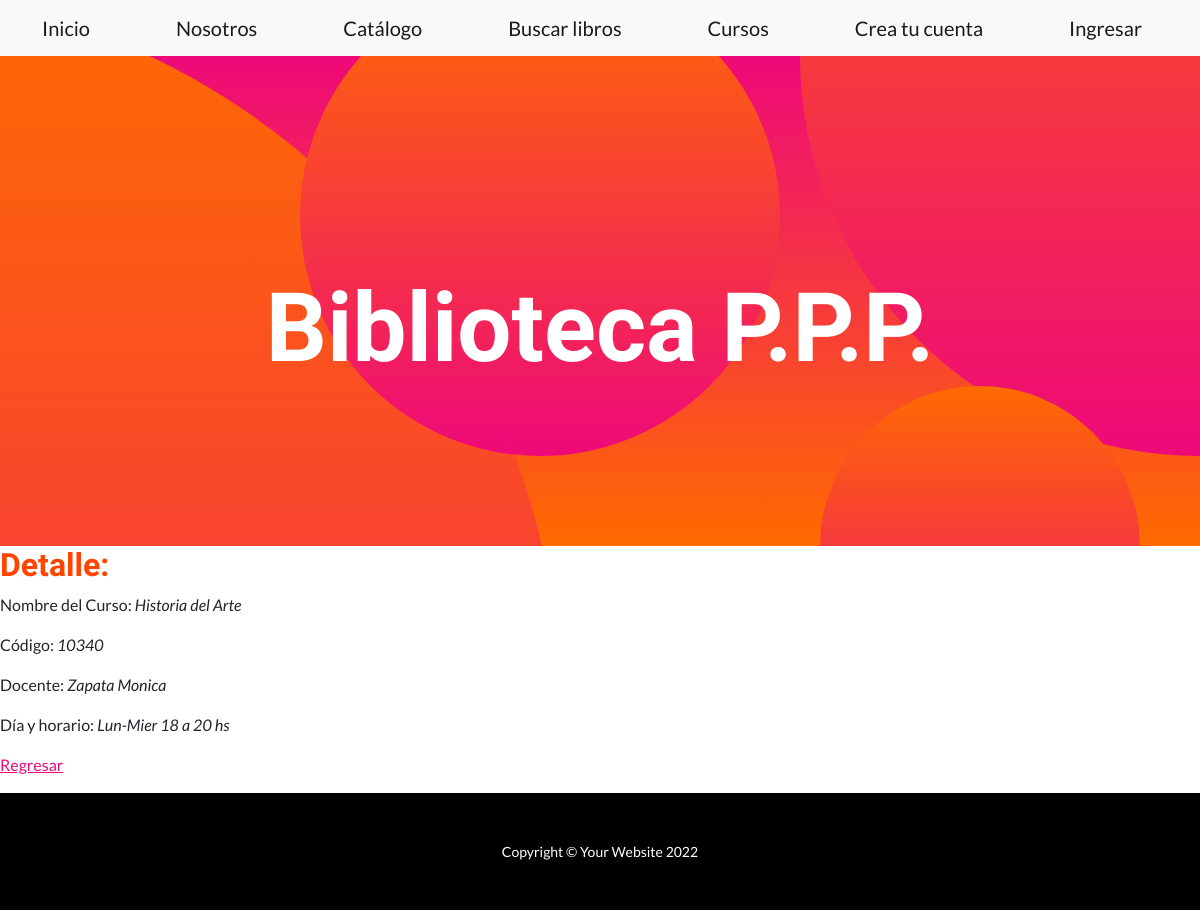
The app's page /detalleCursos/1/, older data.
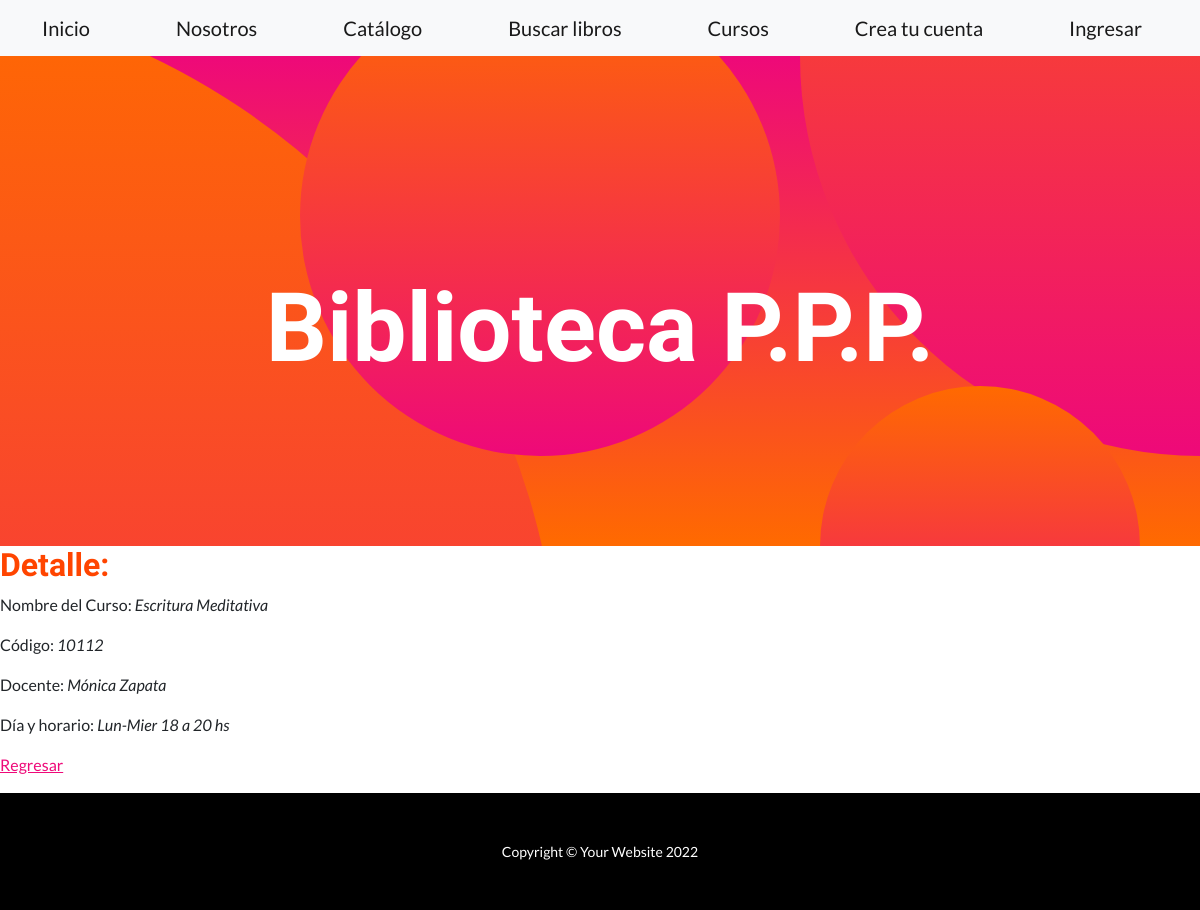
The same page, newer data.
### app_biblioteca/models.py (models this page shows, shortened)
class Curso(models.Model):
    nombre=models.CharField(max_length=40)
    codigocurso=models.IntegerField()
    docente=models.CharField(max_length=30)
    diahorario=models.CharField(max_length=40)

### app_biblioteca/views.py (the view)
# urls.py: path('detalleCursos/<pk>/', views.CursoDetail.as_view(), name='DetailC'),
class CursoDetail (DetailView):
    model = Curso
    template_name= "curso_detail.html"

### app_biblioteca/templates/curso_detail.html
{% extends "padre.html" %}
{% load static %}
{% block ContenidoQueCambia %}
    <h2 style="color:orangered">Detalle:</h2>
        <p>Nombre del Curso: <i> {{ curso.nombre }}</i></p>
        <p>Código: <i> {{ curso.codigocurso }}</i></p>
        <p>Docente: <i> {{ curso.docente }}</i></p>
        <p>Día y horario: <i> {{ curso.diahorario }}</i></p>
        <p>
            <a href="{% url 'ListC' %}"> Regresar </a>
        </p>
{% endblock %}

Row changes from the older to the newer data that the page shows:
changed Curso "Lun-Mier 18 a 20 hs": nombre "Historia del Arte" → "Escritura Meditativa"; codigocurso "10340" → "10112"; docente "Zapata Monica" → "Mónica Zapata"
